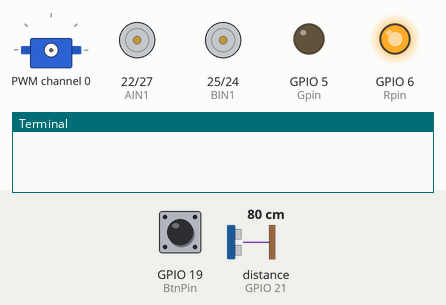
Recording of a program running on a simulated Raspberry Pi (BCM pin numbers). On the bench: servo, motor-driver pin pairs drawn as motors (green arrow = first pin HIGH = forward, orange = second pin HIGH = backward, longer = more drive, scaled by the enable pin), output pins drawn as LEDs (lit = HIGH), the last lines printed to the terminal. The inputs (shaded band) are chosen by the test bench; at power-on: GPIO 19 (BtnPin) HIGH, distance to the obstacle (sensor on GPIO 21) 80 cm. The echo pulse lasts 58.3 µs per cm; the clock reads 2024-03-15 10:24:30 at power-on unless the program sets it; pins used as bus, display or sensor lines are not drawn.

Above: at 5.0 s.
5.1 s: GPIO 19 (BtnPin) pulled LOW for 0.15 s
At 6.7 s:
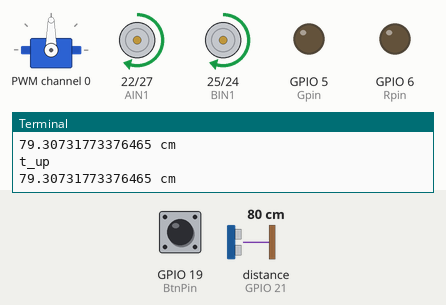
7.1 s: distance to the obstacle (sensor on GPIO 21) set to 63 cm
8.6 s: distance to the obstacle (sensor on GPIO 21) set to 55 cm
At 11.3 s:
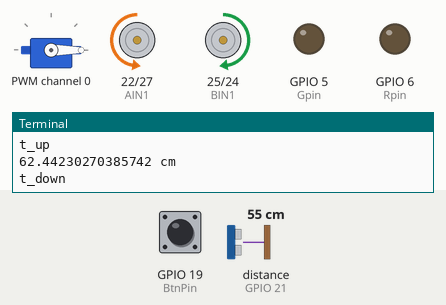
11.6 s: distance to the obstacle (sensor on GPIO 21) set to 120 cm
At 11.6 s:
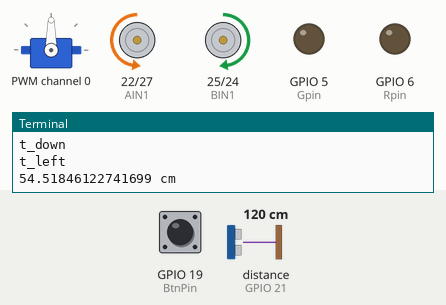
Timing chart, 0 to 14.5 s (numbered marks = the images above; inputs shaded):
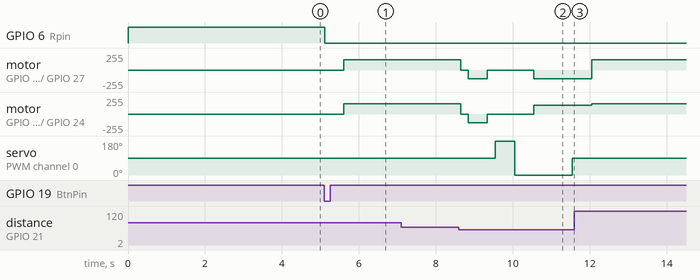

Measured:
- the behaviour switches between 61 and 60 cm on distance to the obstacle (sensor on GPIO 21) (found by bisection; images 1 and 2)
- after the input at 5.1 s, GPIO 6 (Rpin): HIGH → LOW at once; motor on GPIO 22 (AIN1) / GPIO 27 (AIN2), motor on GPIO 25 (BIN1) / GPIO 24 (BIN2): stopped → forward 153/255 after 0.51 s
- after the input at 8.6 s, motor on GPIO 22 (AIN1) / GPIO 27 (AIN2): forward 153/255 → stopped at once, → backward 128/255 0.20 s later, → stopped 0.50 s later, → backward 128/255 1.2 s later; motor on GPIO 25 (BIN1) / GPIO 24 (BIN2): forward 153/255 → stopped at once, → backward 128/255 0.20 s later, → stopped 0.50 s later, → forward 128/255 1.2 s later
- after the input at 11.6 s, servo on PWM channel 0: stays 90° (without the input it goes to 180° after 1.4 s)

The program:

ultrasonic_servo.py
```python
import time

import RPi.GPIO as GPIO
# sudo pip3 install adafruit-blinka
# sudo pip3 install adafruit-circuitpython-pca9685
# sudo pip3 install adafruit-circuitpython-servokit
from adafruit_pca9685 import PCA9685
from board import SCL, SDA
import busio
from adafruit_motor import servo

PWMA = 18
AIN1 = 22
AIN2 = 27

PWMB = 23
BIN1 = 25
BIN2 = 24

BtnPin= 19
Gpin = 5
Rpin = 6

TRIG = 20
ECHO = 21

i2c_bus = busio.I2C(SCL, SDA)
pwm = PCA9685(i2c_bus)                                     # 使用默认地址初始化PWM设备

pwm.frequency = 50                                         # 将频率设置为50 Hz

servo_0 = servo.Servo(pwm.channels[0])


def t_up(speed,t_time):
    """前进"""
    L_Motor.ChangeDutyCycle(speed)
    GPIO.output(AIN2, False)
    GPIO.output(AIN1, True)                     # 左前

    R_Motor.ChangeDutyCycle(speed)
    GPIO.output(BIN2, False)
    GPIO.output(BIN1, True)                     # 右前
    time.sleep(t_time)


def t_down(speed,t_time):
    """后退"""
    L_Motor.ChangeDutyCycle(speed)
    GPIO.output(AIN2, True)                     # 左后
    GPIO.output(AIN1, False)

    R_Motor.ChangeDutyCycle(speed)
    GPIO.output(BIN2, True)                     # 右后
    GPIO.output(BIN1, False)
    time.sleep(t_time)


def t_left(speed,t_time):
    """原地左转"""
    L_Motor.ChangeDutyCycle(speed)
    GPIO.output(AIN2, True)                     # 左后
    GPIO.output(AIN1, False)

    R_Motor.ChangeDutyCycle(speed)
    GPIO.output(BIN2, False)
    GPIO.output(BIN1, True)                     # 右前
    time.sleep(t_time)


def t_right(speed,t_time):
    """原地右转"""
    L_Motor.ChangeDutyCycle(speed)
    GPIO.output(AIN2, False)
    GPIO.output(AIN1, True)                     # 左前

    R_Motor.ChangeDutyCycle(speed)
    GPIO.output(BIN2, True)                     # 右后
    GPIO.output(BIN1, False)
    time.sleep(t_time)


def t_stop(t_time):
    """停止"""
    L_Motor.ChangeDutyCycle(0)
    GPIO.output(AIN2, False)
    GPIO.output(AIN1, False)

    R_Motor.ChangeDutyCycle(0)
    GPIO.output(BIN2, False)
    GPIO.output(BIN1, False)
    time.sleep(t_time)


def keyscan():
    """按键开关"""
    while not GPIO.input(BtnPin):                          # 监听BtnPin是否为低电平
        pass
    while GPIO.input(BtnPin):                              # 监听BtnPin是否为高电平，低->高，按键按下，程序往下执行
        time.sleep(0.01)
        val = GPIO.input(BtnPin)
        if val:
            GPIO.output(Rpin, 1)
            while not GPIO.input(BtnPin):
                GPIO.output(Rpin, 0)
        else:
            GPIO.output(Rpin, 0)


def setup():
    """初始化"""
    GPIO.setwarnings(False)                                # 忽略警告
    GPIO.setmode(GPIO.BCM)                                 # 设置编号方式

    GPIO.setup(TRIG, GPIO.OUT)                             # 输出超声波信号
    GPIO.setup(ECHO, GPIO.IN)                              # 输入超声波信号

    GPIO.setup(Gpin, GPIO.OUT)                             # 将绿色LED引脚模式设置为输出
    GPIO.setup(Rpin, GPIO.OUT)                             # 将红色LED引脚模式设置为输出
    GPIO.setup(BtnPin, GPIO.IN, pull_up_down=GPIO.PUD_UP)  # 设置BtnPin的模式输入，并上拉至高电平（4.3V）

    GPIO.setup(AIN2, GPIO.OUT)                             # 设置为输出模式
    GPIO.setup(AIN1, GPIO.OUT)
    GPIO.setup(PWMA, GPIO.OUT)

    GPIO.setup(BIN1, GPIO.OUT)
    GPIO.setup(BIN2, GPIO.OUT)
    GPIO.setup(PWMB, GPIO.OUT)

    global L_Motor                                         # 设置全局变量
    L_Motor = GPIO.PWM(PWMA, 100)                          # 初始化一个频率为100Hz的PWM实例
    L_Motor.start(0)                                       # 启用PWM

    global R_Motor
    R_Motor = GPIO.PWM(PWMB, 100)
    R_Motor.start(0)


def destroy():
    """释放资源"""
    L_Motor.stop()                                         # 停止PWM实例
    R_Motor.stop()
    GPIO.cleanup()                                         # 释放引脚


def distance():
    """计算距离"""
    GPIO.output(TRIG, 0)
    time.sleep(0.000002)
    GPIO.output(TRIG, 1)
    time.sleep(0.00001)
    GPIO.output(TRIG, 0)

    while GPIO.input(ECHO) == 0:
        pass
    time1 = time.time()                                    # 开始时间
    while GPIO.input(ECHO) == 1:                           # 监测接收引脚电平变化
        pass
    time2 = time.time()                                    # 结束时间
    during = time2 - time1                                 # 获得时间差
    return during * 340 / 2 * 100                          # 返回计算的距离


def front_detection():
    """检测前方到障碍物的距离"""
    servo_0.angle = 90                                     # 舵机转到90°
    time.sleep(0.5)
    dis_f = distance()
    return dis_f


def left_detection():
    """检测左侧到障碍物的距离"""
    servo_0.angle = 180                                    # 如果舵机装反，此处可改为0
    time.sleep(0.5)
    dis_l = distance()                                     # 检测到障碍物的距离
    return dis_l


def right_detection():
    """检测右侧到障碍物的距离"""
    servo_0.angle = 0                                      # 如果舵机装反，此处可改为180
    time.sleep(0.5)
    dis_r = distance()                                     # 检测到障碍物的距离
    return dis_r


def loop():
    """主循环"""
    while True:
        dis1 = front_detection()                            # 检测前方到障碍物的距离
        if dis1 < 60:                                       # 自动避障
            t_stop(0.2)
            t_down(50, 0.5)                                 # 后退0.5秒
            print("t_down")
            t_stop(0.2)
            dis2 = left_detection()                         # 检测左侧到障碍物的距离
            dis3 = right_detection()                        # 检测右侧到障碍物的距离
            if dis2 < 60 and dis3 < 60:
                t_left(50, 1)
                print("t_left")
            elif dis2 > dis3:                               # 左侧距离大，向左转
                t_left(50, 0.3)
                print("t_left")
                t_stop(0.1)
            else:                                           # 右侧距离大，向右转
                t_right(50, 0.3)
                print("t_right")
                t_stop(0.1)
        else:
            t_up(60, 0)                                     # 前进
            print("t_up")
        print(dis1, 'cm')


if __name__ == "__main__":                                  # 程序入口
    setup()
    keyscan()
    try:
        loop()
    except KeyboardInterrupt:                               # 使用“ Ctrl + C”快捷键终止程序
        destroy()
```
